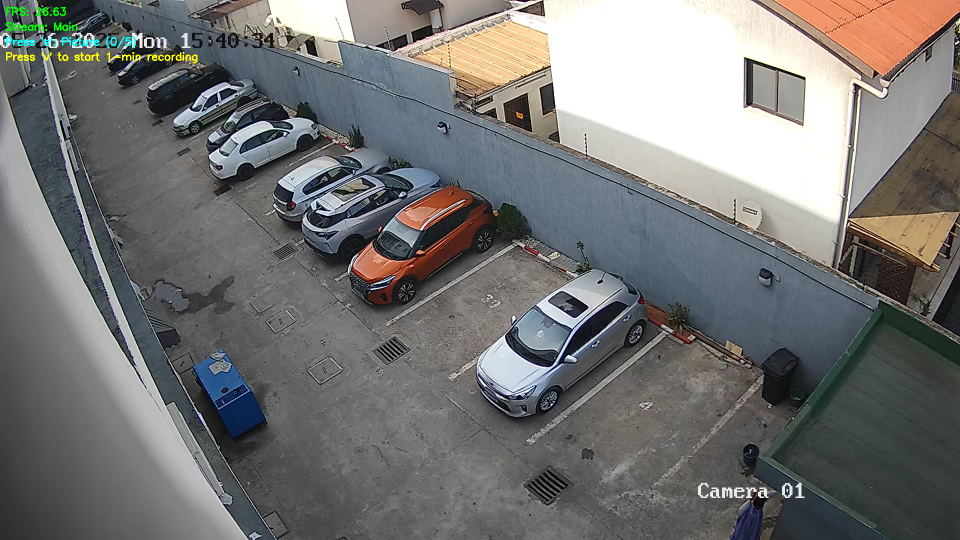
#> input picture parkingManagement/carParkImg.png, 1920 x 1080 px (shown at 1/2 size)
$ python -i parking_detection.py   (imports and definitions only)
#> lines starting #> are read from the running program, lines starting #| are printed output that depends on the picture; after the words box and inside, x2 and y2 are one past the last pixel; in counts of white or black regions, pixels touching at a corner belong together
#> further down, picture is the input picture: shape (1080, 1920, 3); mean B, G, R 115.5, 116.2, 116.5
# parking_detection.py - Modular Version with Enhanced YOLO Visualization
import cv2
import pickle
import cvzone
import numpy as np
import urllib.parse
from ultralytics import YOLO
import time
from datetime import datetime, timedelta
import csv
import os
from typing import List, Dict, Tuple, Optional, Any

class ParkingDetectionConfig:
    """Configuration class for parking detection system"""

    def __init__(self):
        # YOLO Configuration
        self.YOLO_MODEL_PATH = "yolo11n.pt"
        self.YOLO_CONFIDENCE = 0.4
        self.YOLO_TARGET_CLASSES_NAMES = ['car', 'truck', 'bus', 'motorcycle']
        self.YOLO_DEVICE = 'cpu'

        # Parking Detection Configuration
        self.PIXEL_THRESHOLD = 900
        self.DEFAULT_SPOT_WIDTH = 107
        self.DEFAULT_SPOT_HEIGHT = 48
        self.PARKING_POSITIONS_FILE = 'CarParkPos'

        # Visualization Configuration
        self.SHOW_YOLO_DETECTIONS = True  # NEW: Control YOLO visualization
        self.YOLO_BOX_COLOR = (255, 0, 255)  # Magenta/Pink for YOLO boxes
        self.YOLO_TEXT_COLOR = (255, 0, 255)  # Magenta/Pink for YOLO text
        self.PARKING_FREE_COLOR = (0, 255, 0)  # Green for free spots
        self.PARKING_OCCUPIED_COLOR = (0, 0, 255)  # Red for occupied spots

class ParkingSpotDetector:
    """Main class for parking spot detection and tracking"""

    def __init__(self, config: ParkingDetectionConfig = None):
        self.config = config or ParkingDetectionConfig()
        self.model = None
        self.parking_spots = []
        self.parking_spot_states = {}
        self.parking_events_log = []

        # Load YOLO model
        self._load_yolo_model()
#> (the call stopped at in _load_yolo_model, `self.model = YOLO(self.config.YOLO_MODEL_PATH)`: ultralytics is not available in this run)

        # Load parking positions
        self._load_parking_positions()

    def _load_yolo_model(self):
        """Load YOLO model with error handling"""
        try:
            self.model = YOLO(self.config.YOLO_MODEL_PATH)

            # Convert to FP32 for CPU compatibility
            if self.config.YOLO_DEVICE == 'cpu':
                if hasattr(self.model, 'model') and hasattr(self.model.model, 'float'):
                    print(f"Converting model '{self.config.YOLO_MODEL_PATH}' parameters to FP32 for CPU execution.")
                    self.model.model.float()

            self.model.to(self.config.YOLO_DEVICE)
            print(f"YOLO model '{self.config.YOLO_MODEL_PATH}' loaded successfully on device '{self.config.YOLO_DEVICE}'.")

        except Exception as e:
            print(f"Error loading YOLO model: {e}")
            self.model = None

    def _load_parking_positions(self):
        """Load parking positions from pickle file"""
        try:
            if os.path.exists(self.config.PARKING_POSITIONS_FILE):
                with open(self.config.PARKING_POSITIONS_FILE, 'rb') as f:
                    self.parking_spots = pickle.load(f)

                # Initialize parking spot states
                for i in range(len(self.parking_spots)):
                    self.parking_spot_states[i] = {'object_class': None, 'entry_time': None}

                print(f"Loaded {len(self.parking_spots)} parking spots from {self.config.PARKING_POSITIONS_FILE}")
            else:
                print(f"Warning: Parking positions file '{self.config.PARKING_POSITIONS_FILE}' not found")
                self.parking_spots = []

        except Exception as e:
            print(f"Error loading parking positions: {e}")
            self.parking_spots = []

    # [29 lines left out: function detect_objects_yolo, not called in this run]

    def preprocess_image(self, image: np.ndarray) -> Optional[np.ndarray]:
        """Preprocess image for parking spot analysis"""
        try:
            imgGray = cv2.cvtColor(image, cv2.COLOR_BGR2GRAY)
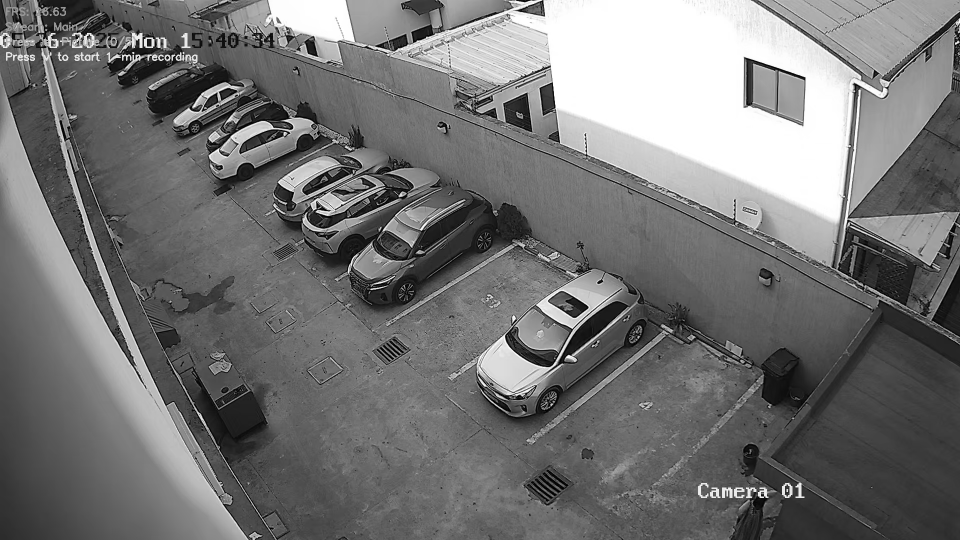
#> imgGray: shape (1080, 1920) (shown at 1/2 size); min 0, max 255, mean 116.2
            imgBlur = cv2.GaussianBlur(imgGray, (3, 3), 1)

            if imgBlur is None or imgBlur.size == 0:
                return None

            if imgBlur.dtype != np.uint8:
                imgBlur = np.uint8(imgBlur)

            # Check dimensions for adaptive threshold
            adaptive_block_size = 25
            if imgBlur.shape[0] < adaptive_block_size or imgBlur.shape[1] < adaptive_block_size:
                return None

            imgThreshold = cv2.adaptiveThreshold(imgBlur, 255, cv2.ADAPTIVE_THRESH_GAUSSIAN_C,
                                               cv2.THRESH_BINARY_INV, adaptive_block_size, 16)
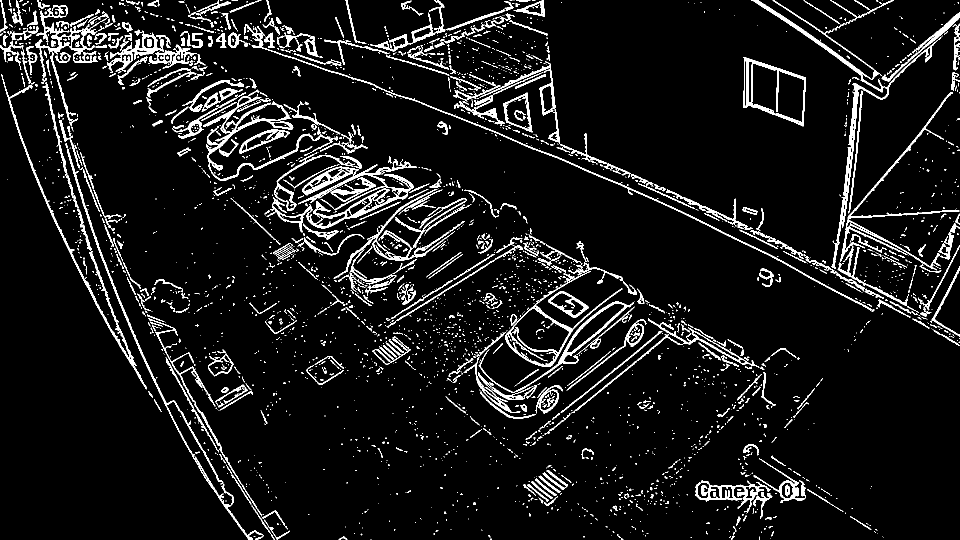
#> imgThreshold: shape (1080, 1920) (shown at 1/2 size); 7.6% white; 3149 white regions (2480 under 20 px), largest, box (x1, y1, x2, y2) and area: (533, 318, 834, 465) 5803, (406, 179, 676, 362) 4866, (134, 298, 525, 1080) 4070
            imgMedian = cv2.medianBlur(imgThreshold, 5)
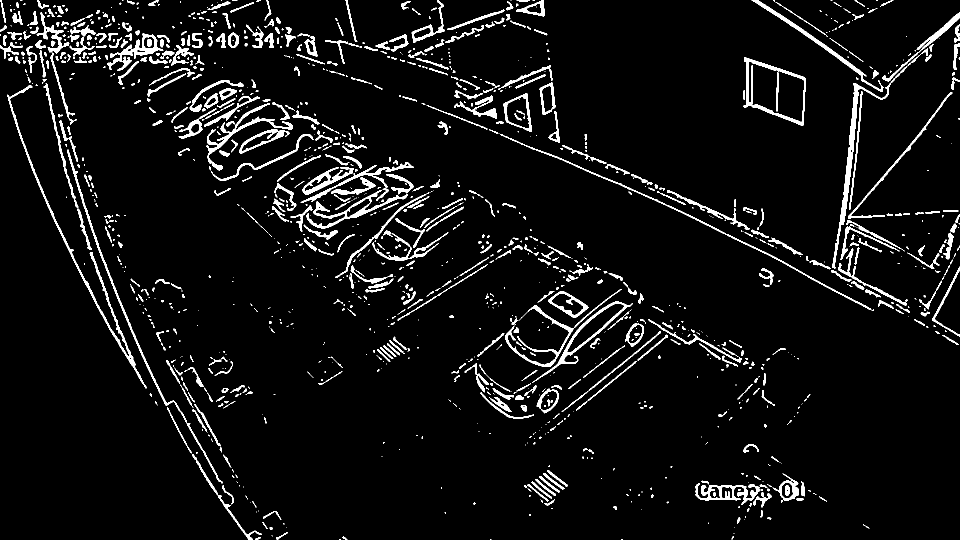
#> imgMedian: shape (1080, 1920) (shown at 1/2 size); 5.8% white; 1382 white regions (763 under 20 px), largest, box (x1, y1, x2, y2) and area: (15, 170, 294, 777) 3638, (1664, 97, 1856, 537) 3589, (134, 299, 446, 967) 2638
            kernel = np.ones((3, 3), np.uint8)
            imgDilate = cv2.dilate(imgMedian, kernel, iterations=1)
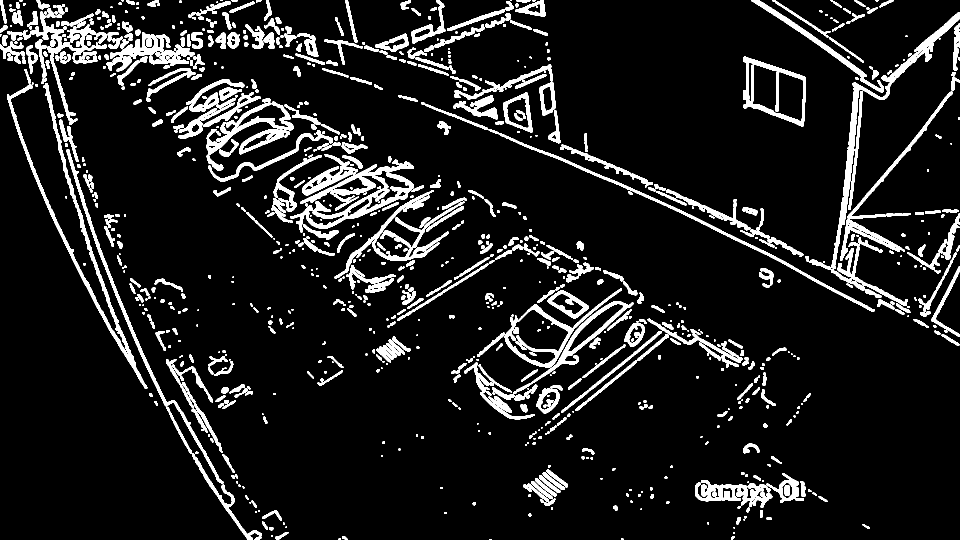
#> imgDilate: shape (1080, 1920) (shown at 1/2 size); 10.4% white; 974 white regions (215 under 20 px), largest, box (x1, y1, x2, y2) and area: (580, 323, 828, 465) 11410, (1663, 24, 1920, 538) 7388, (14, 169, 295, 778) 6130

            return imgDilate

        except Exception as e:
            print(f"Error during image preprocessing: {e}")
            return None

    # [257 lines left out: functions check_parking_spaces, _draw_yolo_detections, _parse_parking_spot, _check_yolo_occupation, _calculate_pixel_count, _determine_occupant and 2 more, not called in this run]

    def draw_yolo_detections(self, image: np.ndarray, detections: List[Dict]) -> np.ndarray:
        """Draw YOLO detections on image (kept for compatibility)"""
        return self._draw_yolo_detections(image, detections)

    # [73 lines left out: functions save_parking_report, finalize_session, get_parking_summary, toggle_yolo_visualization, not called in this run]

>>> import cv2
>>> picture = cv2.imread('carParkImg.png')
>>> result = ParkingSpotDetector().preprocess_image(picture)
